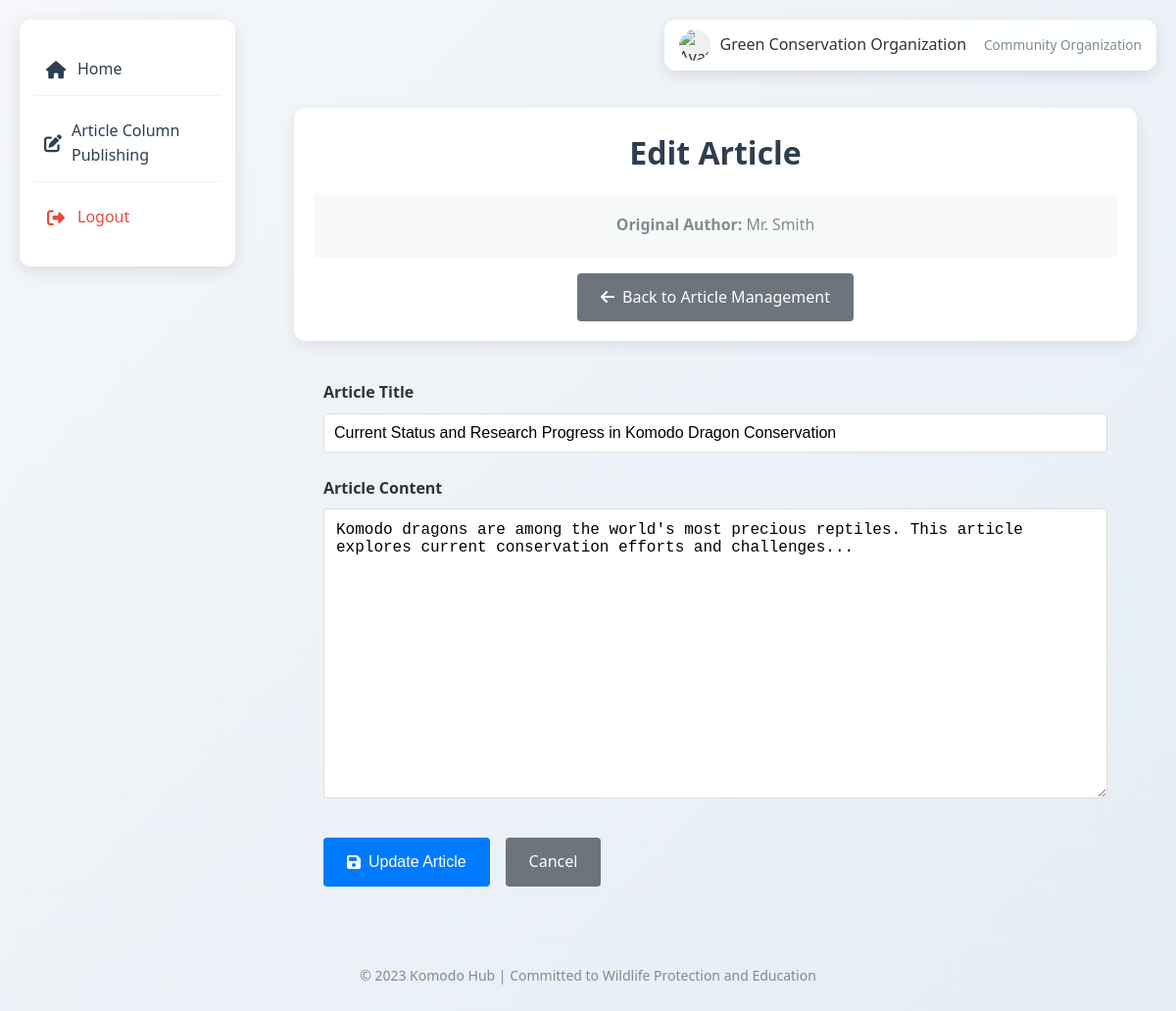
The page /community/articles/edit/1 (signed in) on the database its author committed.
### tables this page shows
CREATE TABLE users (
        id INTEGER PRIMARY KEY AUTOINCREMENT,
        username TEXT NOT NULL UNIQUE,
        password TEXT NOT NULL,
        role TEXT NOT NULL,
        full_name TEXT NOT NULL,
        avatar TEXT DEFAULT 'https://res.cloudinary.com/dgbl5ql1v/image/upload/v1761285688/u_2689977510_2663943077_fm_253_fmt_auto_app_120_f_JPEG_o2yr5a.webp',
        created_at TIMESTAMP DEFAULT CURRENT_TIMESTAMP,
        updated_at TIMESTAMP DEFAULT CURRENT_TIMESTAMP,
        last_login TIMESTAMP,  -- 添加 last_login 列
        -- Teacher specific fields
        teacher_id TEXT UNIQUE,
        department TEXT,
        -- Student specific fields
        student_id TEXT UNIQUE,
        grade TEXT,
        -- Community organization specific fields
        org_name TEXT,
        contact_person TEXT,
        email TEXT,
        phone TEXT,
        address TEXT,
        description TEXT,
        CHECK (role IN ('teacher', 'student', 'platform_admin', 'community_org'))
    );

CREATE TABLE articles (
        id INTEGER PRIMARY KEY AUTOINCREMENT,
        title TEXT NOT NULL,
        author_id INTEGER NOT NULL,
        content TEXT NOT NULL,
        created_at TIMESTAMP DEFAULT CURRENT_TIMESTAMP,
        updated_at TIMESTAMP DEFAULT CURRENT_TIMESTAMP,
        FOREIGN KEY (author_id) REFERENCES users (id)
    );

### routes/community.py (the view, shortened to what this page needs)
@community_bp.route('/articles/edit/<int:article_id>', methods=['GET', 'POST'])
def edit_article(article_id):
    if 'role' in session and session['role'] == 'community_org':
        conn = get_db_connection()
        cursor = conn.cursor()
        cursor.execute('''
        SELECT a.*, u.full_name, u.org_name
        FROM articles a
        JOIN users u ON a.author_id = u.id
        WHERE a.id = ?
        ''', (article_id,))
        article = cursor.fetchone()
        if not article:
            flash('文章不存在', 'error')
            return redirect(url_for('community.manage_articles'))
        conn.close()
        return render_template(
            'pages/community/edit_article.html',
            username=session['username'],
            article=article
        )
    return redirect(url_for('auth.login'))

### database/models.py (called while the page is built)
def get_db_connection():
    conn = sqlite3.connect(current_app.config['DATABASE'])
    conn.row_factory = sqlite3.Row
    return conn

### templates/pages/community/edit_article.html (shortened to what this page needs)
{% extends 'base/base.html' %}
{% block extra_css %}
<link rel="stylesheet" href="{{ url_for('static', filename='css/edit_article.css') }}">
{% endblock %}
{% block content %}
<div class="dashboard-container">
    <div class="dashboard-header">
        <h1>Edit Article</h1>
        <div class="article-source">
            <p><strong>Original Author:</strong> {{ article.full_name }}</p>
        </div>
        <a href="{{ url_for('community.manage_articles') }}" class="btn btn-secondary">
            <i class="fas fa-arrow-left"></i> Back to Article Management
        </a>
    </div>
    <div class="article-form-container">
        <form method="POST" class="article-form">
            <div class="form-group">
                <label for="title">Article Title</label>
                <input type="text" id="title" name="title" required
                       value="{{ article.title }}" class="form-control">
            </div>
            <div class="form-group">
                <label for="content">Article Content</label>
                <textarea id="content" name="content" required
                          rows="15" class="form-control">{{ article.content }}</textarea>
            </div>
            <div class="form-actions">
                <button type="submit" class="btn btn-primary">
                    <i class="fas fa-save"></i> Update Article
                </button>
                <a href="{{ url_for('community.manage_articles') }}" class="btn btn-secondary">
                    Cancel
                </a>
            </div>
        </form>
    </div>
</div>
{% endblock %}

### static/css/main.css (style rules this page uses)
* { box-sizing: border-box; margin: 0; padding: 0; }
body { font-family: 'Segoe UI', Tahoma, Geneva, Verdana, sans-serif; background: linear-gradient(135deg, #f5f7fa 0%, #e4edf5 100%); color: #333; line-height: 1.6; min-height: 100vh; padding: 20px; }
.dashboard-container { max-width: 1200px; margin: 0 auto; }
.dashboard-header { text-align: center; margin-bottom: 40px; padding: 20px; background: white; border-radius: 12px; box-shadow: 0 5px 15px rgba(0, 0, 0, 0.08); }
.dashboard-header h1 { color: #2c3e50; margin-bottom: 10px; }
.dashboard-header p { color: #7f8c8d; font-size: 1.1em; }
.btn { display: inline-block; padding: 10px 20px; background: #1abc9c; color: white; text-decoration: none; border-radius: 6px; font-weight: 500; transition: background 0.3s ease; }
.btn-primary { background: #1abc9c; }
.form-group { margin-bottom: 15px; }
.form-group label { display: block; margin-bottom: 5px; font-weight: 500; color: #2c3e50; }
.form-group input { width: 100%; padding: 10px; border: 1px solid #ddd; border-radius: 4px; font-size: 16px; }

### static/css/edit_article.css (style rules this page uses)
.article-form-container { max-width: 800px; margin: 0 auto; }
.article-source { background: #f8f9fa; padding: 1rem; border-radius: 4px; margin: 1rem 0; font-size: 0.9rem; }
.article-source p { margin: 0.25rem 0; }
.form-group { margin-bottom: 1.5rem; }
.form-group label { display: block; margin-bottom: 0.5rem; font-weight: 600; color: #333; }
.form-control { width: 100%; padding: 0.75rem; border: 1px solid #ddd; border-radius: 4px; font-size: 1rem; transition: all 0.3s ease; }
.form-actions { display: flex; gap: 1rem; justify-content: flex-start; margin-top: 2rem; }
.btn { display: inline-flex; align-items: center; gap: 0.5rem; padding: 0.75rem 1.5rem; border: none; border-radius: 4px; text-decoration: none; font-size: 1rem; cursor: pointer; transition: all 0.3s ease; }
.btn-primary { background: #007bff; color: white; }
.btn-secondary { background: #6c757d; color: white; }

### rows shown on the page
users: full_name "Mr. Smith"
articles: title "Current Status and Research Progress in Komodo Dragon Conservation", content "Komodo dragons are among the world's most precious reptiles. This article explores current conservation efforts and challenges..."

### other values the page prints
{{ session.full_name or session.username }} "Green Conservation Organization"
